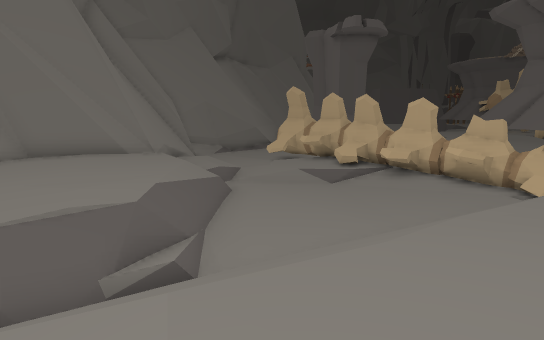
View 1 (above)

20 first-person views from a walk through a scene from a Unity 3-D project. The camera is 1.2 m above the floor, tilts 10° down and sees 80° across. Doors are open. The floor is counted in squares, 1 m on a side. Each view is taken from the middle of a square. On the plan, view 1 faces up. The plan holds only what a view shows up to about 14 squares ahead; the rest is blank. The place goes on beyond the plan. The player character is not drawn. Some animated figures are left out.

View 2
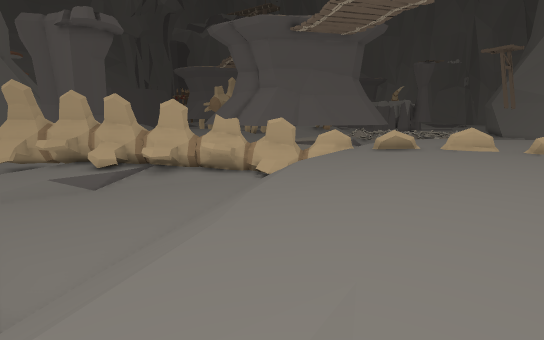

View 3
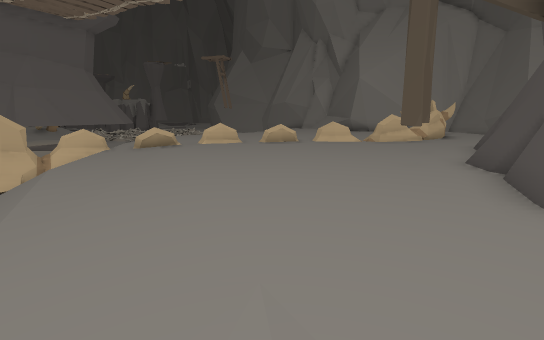

View 4
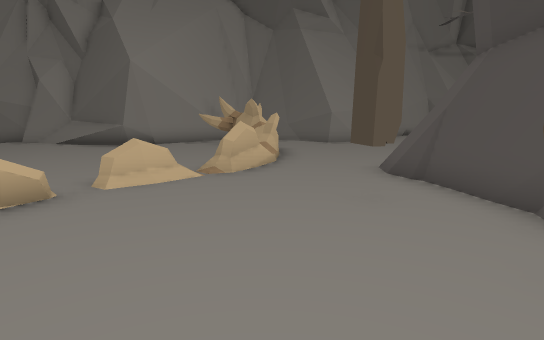

View 5
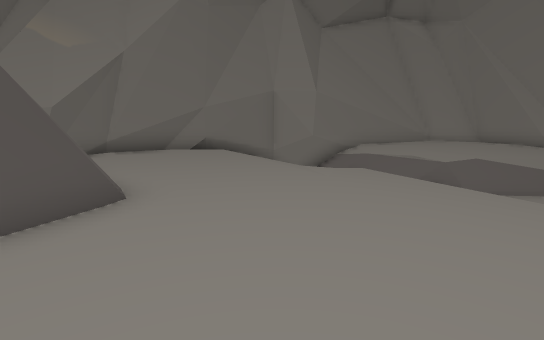

View 6
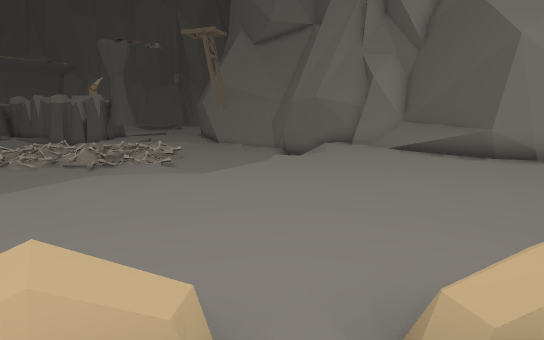

View 7
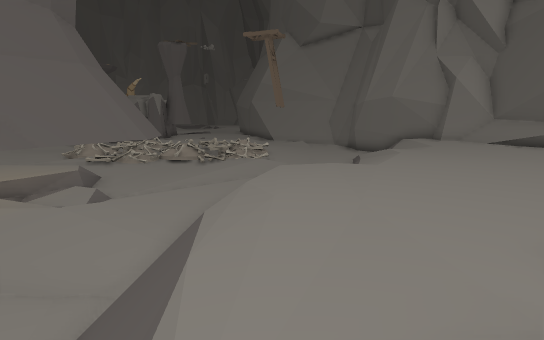

View 8
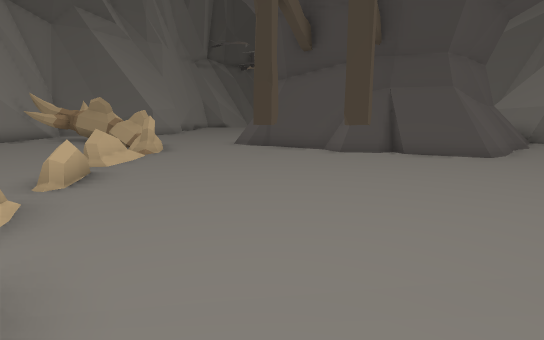

View 9
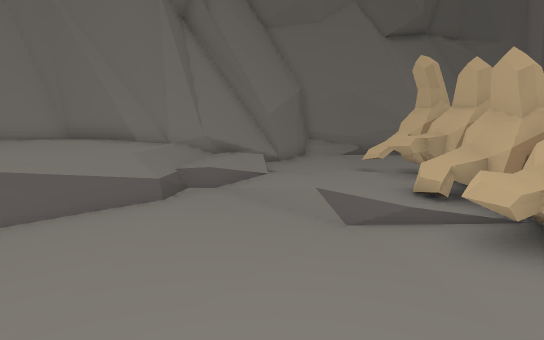

View 10
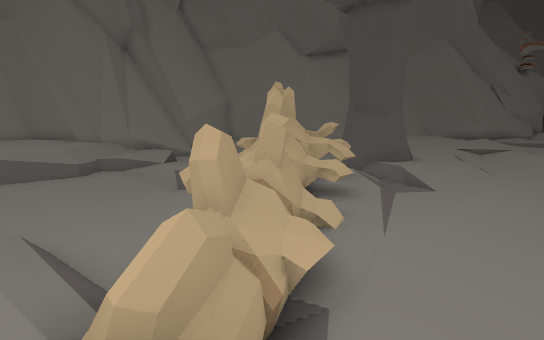

View 11
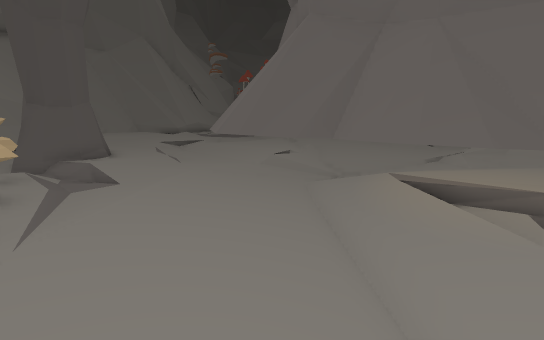

View 12
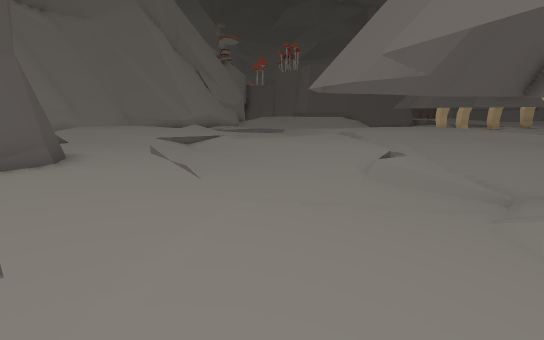

View 13
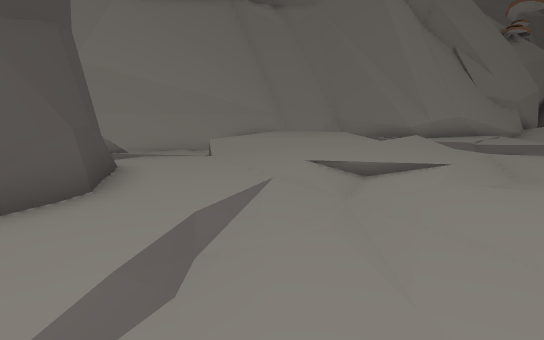

View 14
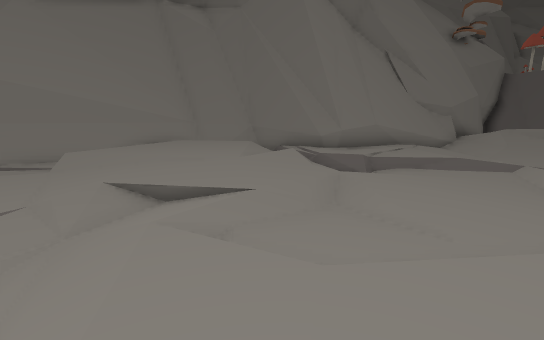

View 15
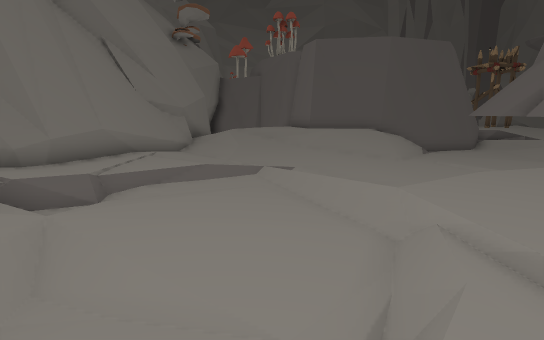

View 16
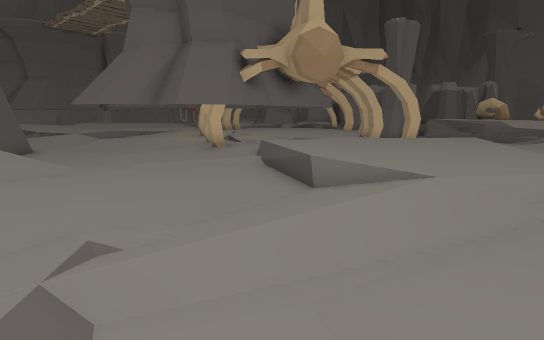

View 17
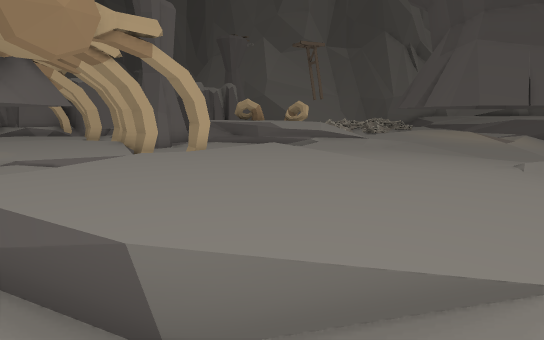

View 18
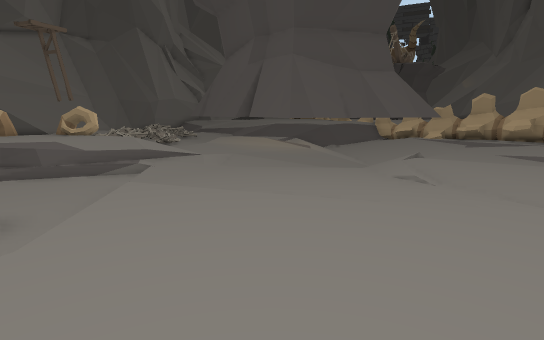

View 19
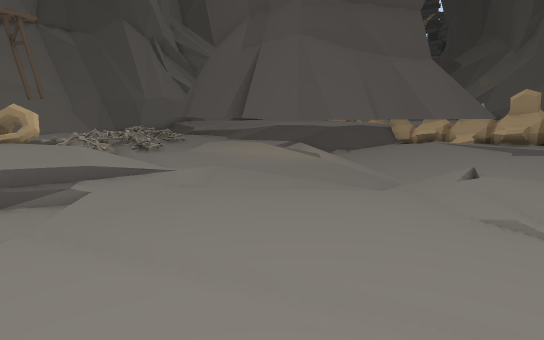

View 20
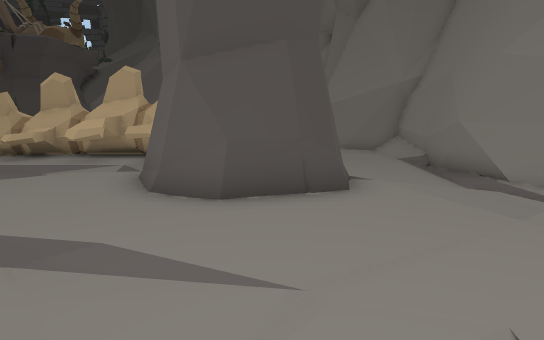

### Floor plan
Key: @ floor where view 1 was taken; # wall or solid block; x gap in a wall; . main floor; - floor 0.25 m lower than the main floor; _ floor 0.5 m lower than the main floor; < floor 0.75 m lower than the main floor; ( floor 1 m lower than the main floor; ! floor 1.25 m lower than the main floor; ? floor 1.5 m lower than the main floor; / step, stairs or slope; = window, fence, low wall or low ledge; ^ raised ledge; T thing the floor can be seen under or through; R rock; O other object.
Columns run from 7 left of view 1 to 24 right of it. Each row starts with its distance up from view 1.
 38              ##////. ..//!!  ##
 37              ##//////////!#
 36              #=<//<<////((#
 35              #<<(<<<<</(((#
 34             ##<<<(<<<<((((#  #
 33             ##<</<<(((((((####
 32           ###<<<////((((((## #
 31         ###<<<</((///((///  ##
 30        ##/  //<((<(////____  ###
 29        #=/__/ //<<</_______  <<#
 28        #=____///<<<</______  <<<
 27        # _______/<<(/______   ##
 26       ## _______((<//______(# ((
 25       ##(=_/___/<</_<<_</__/((((
 24       #=(//<<_///<__<<<<<<//((((
 23       #=///<<<///___</<<<<<(((((
 22      ##/ //<<<<(</<_//<<<((((==-
 21     ##!! /RR<<<((<<<//(((((///..
 20    ##!!!!R #R<</((<<////// //...
 19   ##!!!!!!R##R<<(((##/?!#(//////
 18   #((!!!!  RR<<<<(##?//!(#<(/  O
 17   ##(((!###R//<<<((/?////<T<</<
 16   ##(((^###^#//<((#!?//<<<T</<<
 15    #(((^=###^=((((#!?///<<<T((/
 14    #(((//^##^</(<(#!?//TT<<TT(/
 13    #_/(/<<##^=/(<(#!?//(T<<  //
 12   ##_/<<<</###=<<///?//  T  ((
 11   ##/_(////^###<<///?/( =   ((/
 10  ##///(((!((<##<(///?/###  (((/
  9 ##...//(((((=====! /?///##/((/(O
  8 #..../((((((((=#=  /= ///(////O
  7 =..../(((((((/#=#=// =  ///(/<
  6 #....-((((//////.......//   ///<
  5 #....//((///.....#....../    /((
  4 ##..//////..............-     ((
  3 ##///////.........#......////
  2  #// //...................///
  1  #/   ............=........./
  0  #/  /.@...........#.........//
 -1  ## ........................./=.
 -2   #/......=..#..............//##
 -3   #/.....###=..#...x......=/####
 -4   ##....#######....x.....#######
 -5    ##..##    ###...==....#
 -6     ##=#       #=...=##.##
 -7      #         #=....##^^#
 -8      #          =.....  ###

Where each view was taken, in squares from view 1:
view 1: 0 up, 0 right, facing up
view 2: 0 up, 1 left, facing up-right
view 3: 1 up, 1 left, facing right
view 4: 1 up, 6 right, facing down-right
view 5: 0 up, 7 right, facing left
view 6: 2 up, 10 right, facing right
view 7: 6 up, 9 right, facing right
view 8: 6 up, 8 right, facing down
view 9: 6 up, 5 right, facing up-left
view 10: 6 up, 11 right, facing up-left
view 11: 7 up, 12 right, facing up
view 12: 13 up, 10 right, facing up
view 13: 19 up, 10 right, facing up-left
view 14: 22 up, 12 right, facing up-left
view 15: 24 up, 11 right, facing up
view 16: 31 up, 9 right, facing right
view 17: 31 up, 13 right, facing down-right
view 18: 30 up, 17 right, facing down
view 19: 27 up, 17 right, facing down
view 20: 24 up, 8 right, facing down-left
